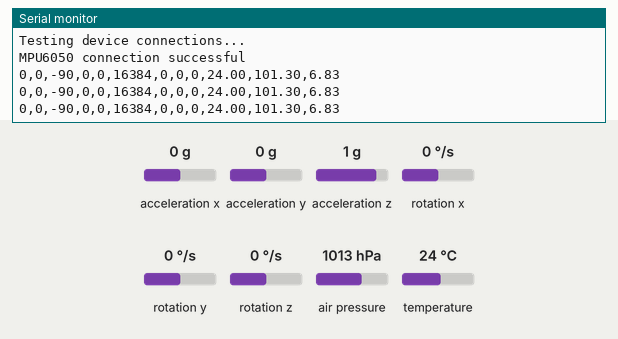
A sketch run on a simulated Arduino Uno, built with avr-gcc and run on an emulated ATmega328P. Parts: the last lines printed to the serial monitor. Inputs (shaded band) come from the test bench; at power-on: acceleration x 0 g, acceleration y 0 g, acceleration z 1 g, rotation x 0 °/s, rotation y 0 °/s, rotation z 0 °/s, air pressure 1013 hPa, temperature 24 °C.

Above: at 1.2 s.
1.3 s: acceleration x set to -1.4 g
At 2.0 s:
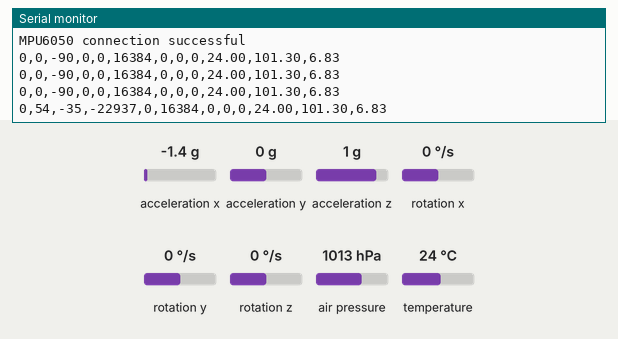
2.8 s: acceleration y set to -1.4 g
At 3.5 s:
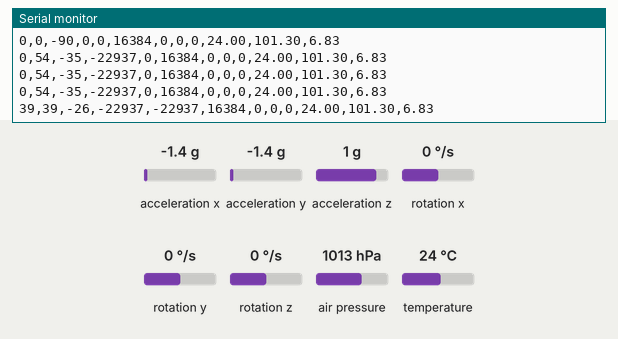
4.3 s: acceleration z set to -1.4 g
At 4.3 s:
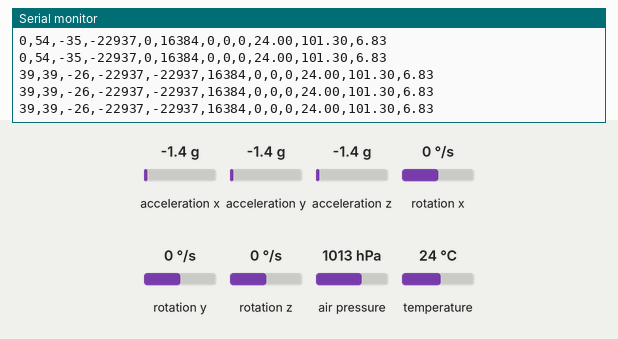
5.8 s: rotation x set to -192 °/s
At 5.8 s:
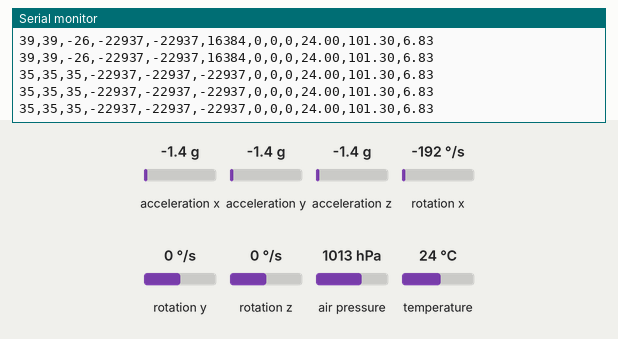
7.3 s: rotation y set to -192 °/s
At 7.3 s:
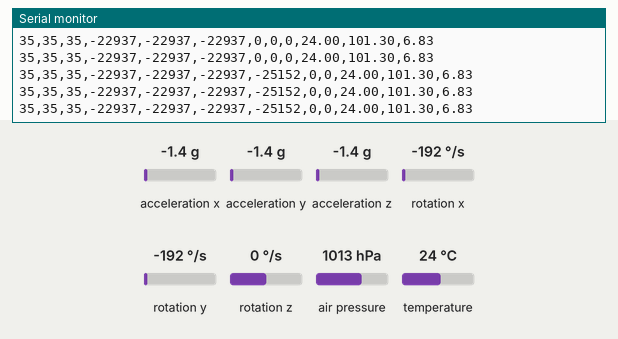
8.8 s: rotation z set to -192 °/s
At 9.2 s:
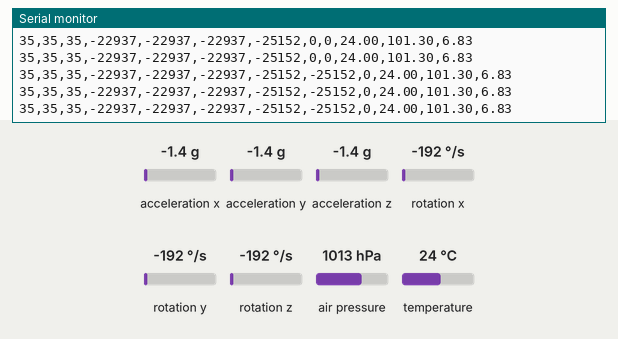
Timing chart, 0 to 11.8 s (numbered marks = the images above; inputs shaded):
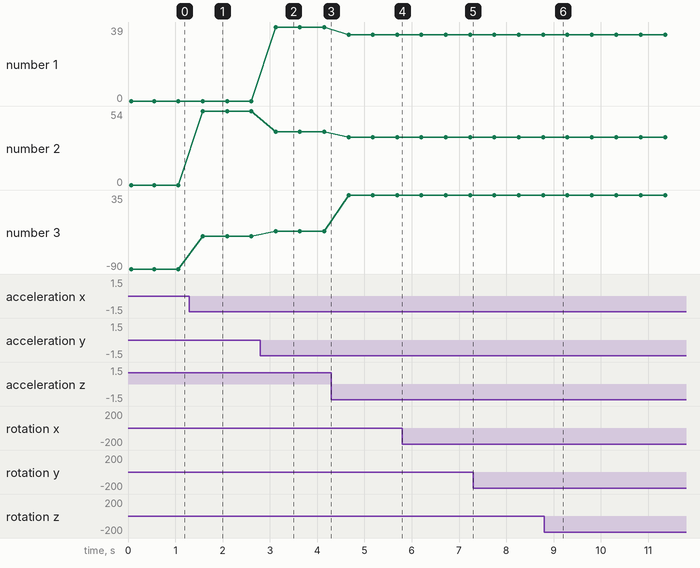

The sketch:

ArduinoProgProject.ino
```cpp
#include "MPU6050.h"
#include"I2Cdev.h"
#include<math.h>
#include <Adafruit_BMP085.h>
#define kaki 3.28084
Adafruit_BMP085 bmp;
MPU6050 accelgyro;
int16_t ax, ay, az;
int16_t gx, gy, gz;
float pitch,roll,yaw;
float Totalres;
double Temp,Press,Alt,Altf,p;
void setup() {
  Wire.begin();
  Serial.begin(9600);
  accelgyro.initialize();
  Serial.println("Testing device connections...");
  Serial.println(accelgyro.testConnection() ? "MPU6050 connection successful" : "MPU6050 connection failed");
  if (!bmp.begin()) {
  Serial.println("Could not find a valid BMP085 sensor, check wiring!");
  }
}
void loop() {
  // put your main code here, to run repeatedly:
  Temp=bmp.readTemperature();
  Press=bmp.readPressure();
  p=(Press/1000);//KPa
  Alt=bmp.readAltitude(); //meter
  Altf=Alt*kaki; //feet
  accelgyro.getMotion6(&ax,&ay,&az,&gx,&gy,&gz);
  Totalres=sqrt(pow(ax,2)+pow(ay,2)+pow(az,2));
  roll=asin((float)ay/Totalres)*-57.296;
  pitch=asin((float)ax/Totalres)*-57.296;
  yaw=asin((float)az/Totalres)*-57.296;
  Serial.print((int)roll);//pitch
  Serial.print(",");
  Serial.print((int)pitch);//roll
  Serial.print(",");
  Serial.print((int)yaw);//yaw
  Serial.print(",");
  Serial.print(ax);//acc x data 2
  Serial.print(",");
  Serial.print(ay);//acc Y data 3
  Serial.print(",");
  Serial.print(az);//acc Z data 4
  Serial.print(",");
  Serial.print(gx);//gyro X data 5
  Serial.print(",");
  Serial.print(gy);//gyro Y
  Serial.print(",");
  Serial.print(gz);//gyro Z
  Serial.print(",");
  Serial.print(Temp);
  Serial.print(",");
  Serial.print(p);
  Serial.print(",");
  Serial.println(Altf);
  delay(500);
}
```

Measured:
- after the input at 1.3 s, the serial monitor: prints a new line after 0.28 s (image 1)
- after the input at 2.8 s, the serial monitor: prints a new line after 0.32 s (image 2)
- plotted number 1: 0 → 39 after the input at 2.8 s, 39 → 35 after the input at 4.3 s
- plotted number 2: 0 → 54 after the input at 1.3 s, 54 → 39 after the input at 2.8 s, 39 → 35 after the input at 4.3 s
- plotted number 3: -90 → -35 after the input at 1.3 s, -35 → -26 after the input at 2.8 s, -26 → 35 after the input at 4.3 s
